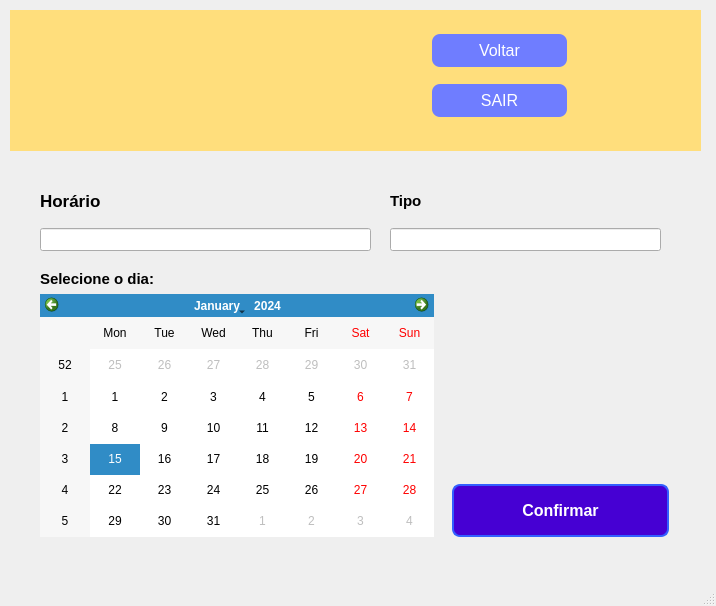
<?xml version="1.0" encoding="UTF-8"?>
<ui version="4.0">
 <class>MainWindow</class>
 <widget class="QMainWindow" name="MainWindow">
  <property name="geometry">
   <rect>
    <x>0</x>
    <y>0</y>
    <width>716</width>
    <height>606</height>
   </rect>
  </property>
  <property name="windowTitle">
   <string>MainWindow</string>
  </property>
  <widget class="QWidget" name="centralwidget">
   <widget class="QWidget" name="widget" native="true">
    <property name="geometry">
     <rect>
      <x>10</x>
      <y>10</y>
      <width>691</width>
      <height>141</height>
     </rect>
    </property>
    <property name="styleSheet">
     <string notr="true">background-color: rgb(255, 222, 124);</string>
    </property>
    <widget class="QPushButton" name="pushButton_perfil">
     <property name="geometry">
      <rect>
       <x>580</x>
       <y>30</y>
       <width>81</width>
       <height>81</height>
      </rect>
     </property>
     <property name="styleSheet">
      <string notr="true">QPushButton {
    font-size: 30px;
    border-radius: 40px;
}

QPushButton:hover {
    background-color: rgb(255, 255, 255);
}

QPushButton[objectName=&quot;perfilButton&quot;] {
    qproperty-toolTip: &quot;Perfil&quot;;
}

QToolTip {
    font-family: 'SansSerif';
    font-size: 10pt;
}
</string>
     </property>
     <property name="text">
      <string/>
     </property>
     <property name="icon">
      <iconset>
       <normaloff>../imagens/perfil.png</normaloff>../imagens/perfil.png</iconset>
     </property>
     <property name="iconSize">
      <size>
       <width>80</width>
       <height>80</height>
      </size>
     </property>
    </widget>
    <widget class="QPushButton" name="pushButton_voltar">
     <property name="geometry">
      <rect>
       <x>420</x>
       <y>20</y>
       <width>139</width>
       <height>41</height>
      </rect>
     </property>
     <property name="styleSheet">
      <string notr="true">QPushButton {
           
	background-color: rgb(111, 125, 255);
           border: none;
           color: white;
           padding: 10px 20px;
           text-align: center;
           text-decoration: none;
           display: inline-block;
           font-size: 16px;
           margin: 4px 2px;
           cursor: pointer;
           border-radius: 8px;
        }
        QPushButton:hover {
           background-color: rgb(85, 170, 255); 
        }</string>
     </property>
     <property name="text">
      <string>Voltar</string>
     </property>
    </widget>
    <widget class="QPushButton" name="pushButton_sair">
     <property name="geometry">
      <rect>
       <x>420</x>
       <y>70</y>
       <width>139</width>
       <height>41</height>
      </rect>
     </property>
     <property name="styleSheet">
      <string notr="true">QPushButton {
           
	background-color: rgb(111, 125, 255);
           border: none;
           color: white;
           padding: 10px 20px;
           text-align: center;
           text-decoration: none;
           display: inline-block;
           font-size: 16px;
           margin: 4px 2px;
           cursor: pointer;
           border-radius: 8px;
        }
        QPushButton:hover {
           background-color: rgb(85, 170, 255); 
        }</string>
     </property>
     <property name="text">
      <string>SAIR</string>
     </property>
    </widget>
   </widget>
   <widget class="QPushButton" name="pushButton_confirmar">
    <property name="geometry">
     <rect>
      <x>450</x>
      <y>480</y>
      <width>221</width>
      <height>61</height>
     </rect>
    </property>
    <property name="styleSheet">
     <string notr="true">QPushButton {
           
	background-color: rgb(70, 0, 211);
           border: none;
           color: white;
           padding: 10px 20px;
           text-align: center;
           text-decoration: none;
           display: inline-block;
           font-size: 16px;
           margin: 4px 2px;
           cursor: pointer;
           border-radius: 8px;
           border: 2px solid #335fff;
            font-weight: bold;
        }
        QPushButton:hover {
            
	background-color: rgb(85, 85, 255);
        }</string>
    </property>
    <property name="text">
     <string>Confirmar</string>
    </property>
   </widget>
   <widget class="QLabel" name="label_5">
    <property name="geometry">
     <rect>
      <x>460</x>
      <y>290</y>
      <width>191</width>
      <height>161</height>
     </rect>
    </property>
    <property name="text">
     <string/>
    </property>
    <property name="pixmap">
     <pixmap>../imagens/gratis.png</pixmap>
    </property>
    <property name="scaledContents">
     <bool>true</bool>
    </property>
    <property name="wordWrap">
     <bool>false</bool>
    </property>
   </widget>
   <widget class="QWidget" name="">
    <property name="geometry">
     <rect>
      <x>40</x>
      <y>180</y>
      <width>331</width>
      <height>71</height>
     </rect>
    </property>
    <layout class="QVBoxLayout" name="verticalLayout">
     <item>
      <widget class="QLabel" name="label">
       <property name="font">
        <font>
         <pointsize>13</pointsize>
         <weight>75</weight>
         <bold>true</bold>
        </font>
       </property>
       <property name="text">
        <string>Horário </string>
       </property>
      </widget>
     </item>
     <item>
      <widget class="QLineEdit" name="lineEdit_2">
       <property name="font">
        <font>
         <pointsize>10</pointsize>
        </font>
       </property>
      </widget>
     </item>
    </layout>
   </widget>
   <widget class="QWidget" name="">
    <property name="geometry">
     <rect>
      <x>390</x>
      <y>180</y>
      <width>271</width>
      <height>71</height>
     </rect>
    </property>
    <layout class="QVBoxLayout" name="verticalLayout_2">
     <item>
      <widget class="QLabel" name="label_6">
       <property name="font">
        <font>
         <pointsize>11</pointsize>
         <weight>75</weight>
         <bold>true</bold>
        </font>
       </property>
       <property name="text">
        <string>Tipo</string>
       </property>
      </widget>
     </item>
     <item>
      <widget class="QLineEdit" name="lineEdit_3">
       <property name="font">
        <font>
         <pointsize>10</pointsize>
        </font>
       </property>
       <property name="readOnly">
        <bool>true</bool>
       </property>
      </widget>
     </item>
    </layout>
   </widget>
   <widget class="QWidget" name="">
    <property name="geometry">
     <rect>
      <x>40</x>
      <y>270</y>
      <width>394</width>
      <height>267</height>
     </rect>
    </property>
    <layout class="QVBoxLayout" name="verticalLayout_3">
     <item>
      <widget class="QLabel" name="label_2">
       <property name="font">
        <font>
         <pointsize>11</pointsize>
         <weight>75</weight>
         <bold>true</bold>
        </font>
       </property>
       <property name="text">
        <string>Selecione o dia: </string>
       </property>
      </widget>
     </item>
     <item>
      <widget class="QCalendarWidget" name="calendarWidget"/>
     </item>
    </layout>
   </widget>
  </widget>
  <widget class="QMenuBar" name="menubar">
   <property name="geometry">
    <rect>
     <x>0</x>
     <y>0</y>
     <width>716</width>
     <height>26</height>
    </rect>
   </property>
  </widget>
  <widget class="QStatusBar" name="statusbar"/>
 </widget>
 <resources/>
 <connections/>
</ui>
